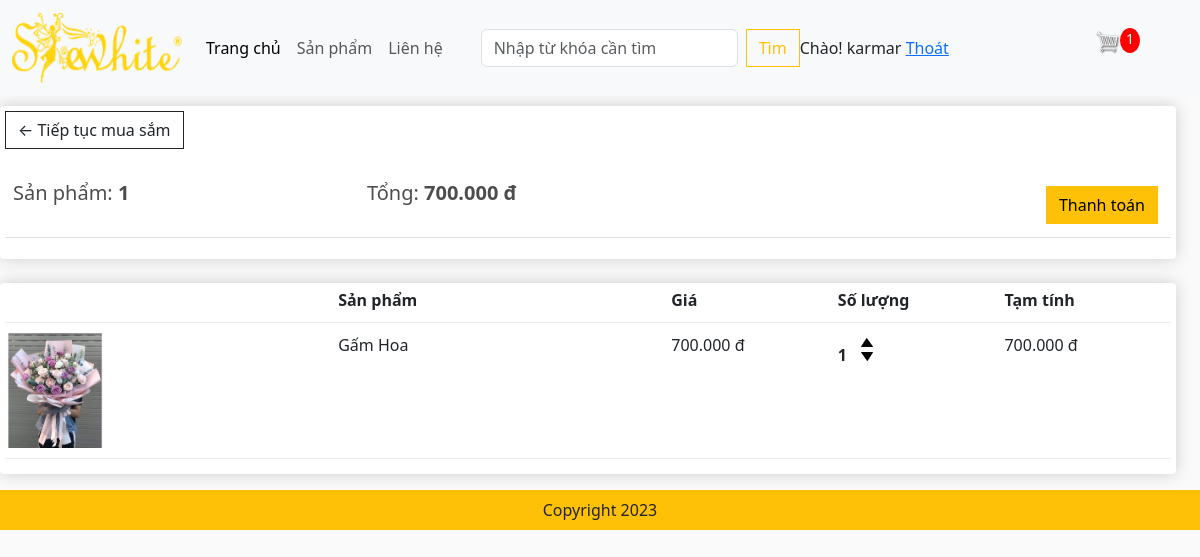
Screenshot of /cart/ (signed in) with the database file from the repository.
### app/models.py (models this page shows, shortened)
class Order(models.Model):
    customer = models.ForeignKey(User,on_delete=models.SET_NULL,blank=True,null=True)
    date_order = models.DateTimeField(auto_now_add=True)
    complete = models.BooleanField(default=False,null=True,blank=False)
    transaction_id = models.CharField(max_length=200,null=True)
    @property
    def get_cart_items(self):
        orderitems = self.orderitems_set.all()
        total = sum([item.quantity for item in orderitems])
        return total
    def get_cart_total(self):
        orderitems = self.orderitems_set.all()
        total = sum([item.get_total for item in orderitems])
        return total

class OrderItems(models.Model):
    product = models.ForeignKey(Product,on_delete=models.SET_NULL,blank=True,null=True)
    order = models.ForeignKey(Order,on_delete=models.SET_NULL,blank=True,null=True)
    quantity = models.IntegerField(default=0,null=True,blank=True)
    date_added = models.DateTimeField(auto_now_add=True)
    @property
    def get_total(self):
        total = self.product.price * self.quantity
        return total

class Product(models.Model):
    name = models.CharField(max_length=200,null=True)
    price = models.FloatField()
    image = models.ImageField(null=True,blank=True)
    digital = models.BooleanField(default=False,null=True,blank=False)
    detail = models.TextField(null=True,blank=True)
    @property
    def ImageURL(self):
        try:
            url = self.image.url
        except:
            url = ''
        return url

### app/views.py (the view)
# urls.py: path('cart/', views.cart, name="cart"),
def cart(request):
    if request.user.is_authenticated:
        customer = request.user
        order, created = Order.objects.get_or_create(customer = customer, complete = False)
        items = order.orderitems_set.all()
        cartItems = order.get_cart_items
        user_not_login = "hidden"
        user_login = "show"
    else:
        items = [],
        order = {'get_cart_items':0, 'get_cart_total':0, 'shipping':False}
        cartItems = order['get_cart_items']
        user_not_login = "show"
        user_login = "hidden"
    context = {'items':items, 'order':order,'cartItems':cartItems,'user_not_login':user_not_login,'user_login':user_login}
    return render(request,'app/cart.html', context)

### app/templates/app/cart.html
{% extends 'app/base.html' %}
{% load static %}
{% block cart-content %}
<div class="row" style="width:100%">
	<div class="col-lg-12">
		<div class="box-element">
			<a  class="btn btn-outline-dark" href="{%url 'home' %}">&#x2190; Tiếp tục mua sắm</a>
			<br>
			<br>
			<table class="table">
				<tr>
					<th><h5>Sản phẩm: <strong>{{order.get_cart_items}}</strong></h5></th>
					<th><h5>Tổng:<strong> {{order.get_cart_total | floatformat:3}} đ</strong></h5></th>
					<th>
						<a  style="float:right; margin:5px;" class="btn btn-warning" href="{% url 'checkout' %}">Thanh toán</a>
					</th>
				</tr>
			</table>
		</div>
		<br>
		<div class="box-element">
			<div class="cart-row">
				<div style="flex:2"></div>
				<div style="flex:2"><strong>Sản phẩm</strong></div>
				<div style="flex:1"><strong>Giá</strong></div>
				<div style="flex:1"><strong>Số lượng</strong></div>
				<div style="flex:1"><strong>Tạm tính</strong></div>
			</div>
			{% for item in items %}
			<div class="cart-row">
				<div style="flex:2"><img class="row-image" src="{{item.product.ImageURL}}"></div>
				<div style="flex:2"><p>{{item.product.name}}</p></div>
				<div style="flex:1"><p>{{item.product.price | floatformat:3}} đ</p></div>
				<div style="flex:1">
					<p class="quantity">{{item.quantity}}</p>
					<div class="quantity">
						<img data-product={{item.product.id}} data-action="add" class="chg-quantity update-cart" src="{% static 'app/images/arrow-up.png' %}">
						<img data-product={{item.product.id}} data-action="remove" class="chg-quantity update-cart" src="{% static 'app/images/arrow-down.png' %}">
					</div>
				</div>
				<div style="flex:1"><p>{{item.get_total | floatformat:3}} đ</p></div>
			</div>
            {% endfor %}
		</div>
	</div>
</div>
{% endblock cart-content %}

### app/templates/app/base.html (shortened to what this page needs)
<!DOCTYPE html>
{% load static %}
<html lang="en">
<head>
    <link href="https://cdn.jsdelivr.net/npm/bootstrap@5.3.1/dist/css/bootstrap.min.css" rel="stylesheet" />
    <link href="{%static 'app/css/style.css' %}" rel="stylesheet" />
    <link href="{%static 'app/css/owl.carousel.min.css' %}" rel="stylesheet" />
    <link href="{%static 'app/css/all.min.css' %}" rel="stylesheet" />
    <link href="{%static 'app/css/main.css' %}" rel="stylesheet" />
</head>
<body>
  <nav class="navbar navbar-expand-lg bg-body-tertiary">
      <div class="container-fluid">
        <a class="navbar-brand" href="{%url 'home' %}">
            <img src="{%static 'app/images/shewhite.png' %}" width="170" height="70" alt="shewhite">
        </a>
        <div class="collapse navbar-collapse" id="navbarSupportedContent">
          <ul class="navbar-nav me-auto mb-2 mb-lg-0">
            <li class="nav-item">
              <a class="nav-link active" aria-current="page" href="{%url 'home' %}">Trang chủ</a>
            </li>
            <li class="nav-item">
              <a class="nav-link" href="#">Sản phẩm</a>
            </li>
           <li class="nav-item">
              <a class="nav-link" href="#">Liên hệ</a>
            </li>
          </ul>
          <form class="d-flex" role="search" method=POST action= "{% url 'search' %}">
            <input class="form-control me-2" type="search" placeholder="Nhập từ khóa cần tìm" aria-label="Search" name="searched">
            <button class="btn btn-outline-warning" type="submit">Tìm</button>
          </form>
        </div>
            <div class="form-inline my-2 my-lg-0" style="visibility: {{user_login}}">
                <span>Chào! {{request.user}}</span>
                <span><a href="{% url 'logout' %} "> Thoát </a></span>
            </div>
          <div class="form-inline my-2 my-lg-0 mx-5">
                <a href="{% url 'cart' %}"> <img id='cart-icon' src="{% static 'images/cart.png' %}" /></a>
               <p id='cart-total'>{{cartItems}}</p>
           </div>
      </div>
    </nav>
    {% block cart-content %} {% endblock cart-content %}
    <footer class="container--fluid bg-warning text-center fixed-bottom p-2 mt-3 footer ">
        Copyright 2023
    </footer>
</body>
</html>

### app/static/app/css/main.css (style rules this page uses)
body { background-color: hsl(0, 0%, 98%); }
h1,h2,h3,h4,h5,h6 { color:hsl(0, 0%, 30%); }
.box-element { box-shadow:hsl(0, 0%, 80%) 0 0 16px; background-color: #fff; border-radius: 4px; padding: 5px; }
#cart-icon { width:25px; display: inline-block; margin-left: 15px; }
#cart-total { display: block; text-align: center; color:#fff; background-color: red; width: 20px; height: 25px; border-radius: 50%; font-size: 14px; float:right }
.col-lg-3, .col-lg-4, .col-lg-6, .col-lg-8, .col-lg-12 { margin-top: 10px; }
.btn { border-radius: 0; }
.row-image { width: 100px; }
.cart-row { display: flex; align-items: flex-stretch; padding-bottom: 10px; margin-bottom: 10px; border-bottom: 1px solid #ececec; }
.quantity { display: inline-block; font-weight: 700; padding-right:10px; }
.chg-quantity { width: 12px; cursor: pointer; display: block; margin-top: 5px; transition:.1s; }
.footer { position:relative }

### rows the page displays
Order: get_cart_items "1", get_cart_total "700.000"
OrderItems: product.ImageURL (picture), product.name "Gấm Hoa", product.price "700.000", quantity "1", get_total "700.000"

### other values shown
{{ request.user }} "karmar"
{{ cartItems }} "1"
